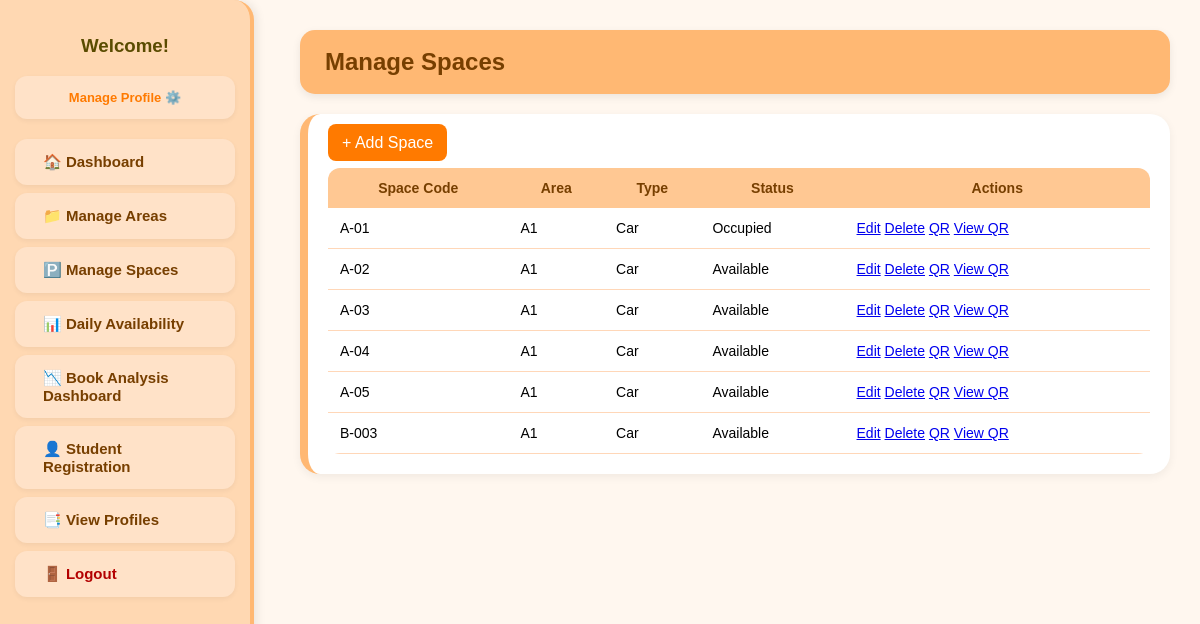
Page /Module2/manage_spaces.php?area=PA01 on the committed database.
### tables this page shows
CREATE TABLE `parking_space` (
  `ParkingSpaceID` varchar(10) NOT NULL,
  `ParkingAreaID` varchar(10) NOT NULL,
  `StatusID` varchar(10) DEFAULT NULL,
  `SpaceCode` varchar(20) DEFAULT NULL,
  `SpaceType` varchar(20) DEFAULT NULL
);

CREATE TABLE `parking_area` (
  `ParkingAreaID` varchar(10) NOT NULL,
  `AreaCode` varchar(20) DEFAULT NULL,
  `AreaName` varchar(50) DEFAULT NULL,
  `AreaType` varchar(20) DEFAULT NULL,
  `AreaDescription` text DEFAULT NULL,
  `AreaStatus` varchar(20) NOT NULL DEFAULT 'Active',
  `Capacity` int(11) DEFAULT NULL,
  `LocationDesc` varchar(100) DEFAULT NULL
);

CREATE TABLE `space_status` (
  `StatusID` varchar(10) NOT NULL,
  `StatusName` varchar(50) DEFAULT NULL,
  `Description` text DEFAULT NULL
);

### Module2/manage_spaces.php (the view, shortened to what this page needs)
<?php
require '../config.php';
$areaFilter = $_GET['area'] ?? '';
$sql = "SELECT ps.ParkingSpaceID, ps.SpaceCode, ps.SpaceType, ps.StatusID, pa.AreaCode, ss.StatusName
        FROM parking_space ps
        LEFT JOIN parking_area pa ON ps.ParkingAreaID = pa.ParkingAreaID
        LEFT JOIN space_status ss ON ps.StatusID = ss.StatusID";
if ($areaFilter) {
    $sql .= " WHERE ps.ParkingAreaID = '" . $conn->real_escape_string($areaFilter) . "'";
}
$sql .= " ORDER BY ps.ParkingSpaceID ASC";
$res = $conn->query($sql);
?>
<!doctype html><html lang="en"><head><meta charset="utf-8"/><title>Manage Spaces</title>
<link rel="stylesheet" href="../templates/admin_style.css"></head><body>
<?php include_once('../templates/admin_sidebar.php'); ?>
<div class="main-content"><div class="page-box">
  <header class="header">Manage Spaces</header>
  <div class="box">
    <a class="btn" href="add_space.php" style="background:#FF7A00;color:#fff;padding:10px 14px;border-radius:8px;text-decoration:none;">+ Add Space</a>
    <table style="margin-top:16px;">
      <thead><tr><th>Space Code</th><th>Area</th><th>Type</th><th>Status</th><th>Actions</th></tr></thead>
      <tbody>
      <?php while ($r = $res->fetch_assoc()): ?>
        <tr>
          <td><?= htmlspecialchars($r['SpaceCode']) ?></td>
          <td><?= htmlspecialchars($r['AreaCode']) ?></td>
          <td><?= htmlspecialchars($r['SpaceType']) ?></td>
          <td><?= htmlspecialchars($r['StatusName'] ?: $r['StatusID']) ?></td>
          <td>
            <a class="btn" href="edit_space.php?id=<?= urlencode($r['ParkingSpaceID']) ?>">Edit</a>
            <a class="btn small danger" href="delete_space.php?id=<?= urlencode($r['ParkingSpaceID']) ?>" onclick="return confirm('Delete this space?')">Delete</a>
            <a class="btn small" href="generate_qr.php?id=<?= urlencode($r['ParkingSpaceID']) ?>">QR</a>
            <a class="btn small" href="view_space_qr.php?id=<?= urlencode($r['ParkingSpaceID']) ?>">View QR</a>
          </td>
        </tr>
      <?php endwhile; ?>
      </tbody>
    </table>
  </div>
</div></div>
</body></html>

### templates/admin_style.css (style rules this page uses)
body { margin: 0; font-family: "Poppins", Arial, sans-serif; background: #FFF7EF; display: flex; }
.main-content { margin-left: 270px; padding: 30px; width: calc(100% - 270px); }
.header { background: #FFB873; padding: 18px 25px; border-radius: 15px; margin-bottom: 20px; font-size: 24px; font-weight: 700; color: #773f00; box-shadow: 0 3px 8px rgba(0,0,0,0.08); }
.box { background: #FFFFFF; padding: 20px; border-radius: 20px; margin-top: 20px; border-left: 8px solid #FFB873; box-shadow: 0 3px 10px rgba(0,0,0,0.06); }
table { width: 100%; border-collapse: collapse; margin-top: 15px; border-radius: 12px; overflow: hidden; background: #fff; }
th { background: #FFC893; padding: 12px; color: #773f00; font-weight: 700; font-size: 14px; }
td { padding: 12px; border-bottom: 1px solid #FFD7B8; font-size: 14px; }

### rows in the picture
parking_space: SpaceCode "A-01", ParkingAreaID.AreaCode "A1", SpaceType "Car", StatusID.StatusName "Occupied"
parking_space: SpaceCode "A-02", ParkingAreaID.AreaCode "A1", SpaceType "Car", StatusID.StatusName "Available"
parking_space: SpaceCode "A-03", ParkingAreaID.AreaCode "A1", SpaceType "Car", StatusID.StatusName "Available"
parking_space: SpaceCode "A-04", ParkingAreaID.AreaCode "A1", SpaceType "Car", StatusID.StatusName "Available"
parking_space: SpaceCode "A-05", ParkingAreaID.AreaCode "A1", SpaceType "Car", StatusID.StatusName "Available"
parking_space: SpaceCode "B-003", ParkingAreaID.AreaCode "A1", SpaceType "Car", StatusID.StatusName "Available"
